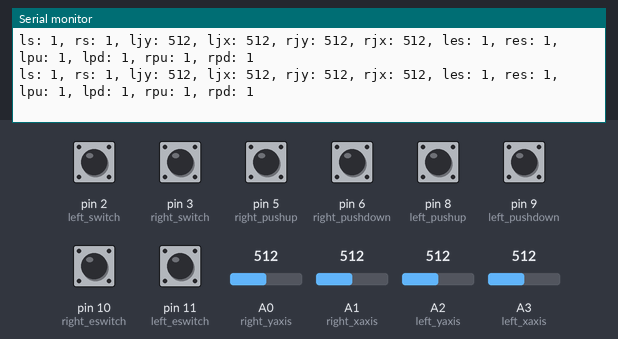
A sketch run on a simulated Arduino Uno, built with avr-gcc and run on an emulated ATmega328P. On the bench: the last lines printed to the serial monitor. The inputs (shaded band) are chosen by the test bench; at power-on: pin 2 (left_switch), pin 3 (right_switch), pin 5 (right_pushup), pin 6 (right_pushdown), pin 8 (left_pushup), pin 9 (left_pushdown), pin 10 (right_eswitch), pin 11 (left_eswitch) HIGH, A0 (right_yaxis) = 512, A1 (right_xaxis) = 512, A2 (left_yaxis) = 512, A3 (left_xaxis) = 512.

Above: at 1.2 s.
1.3 s: A0 (right_yaxis) set to 109
At 1.38 s:
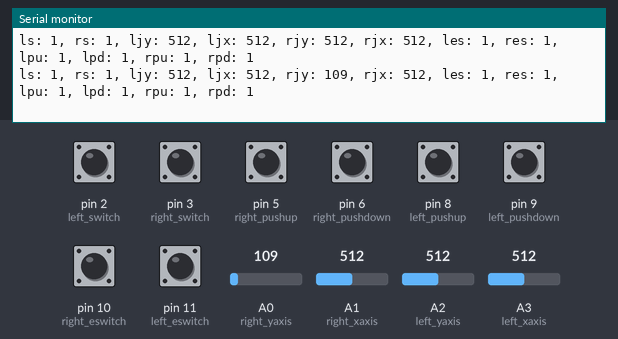
4.3 s: A0 (right_yaxis) set to 91
At 4.35 s:
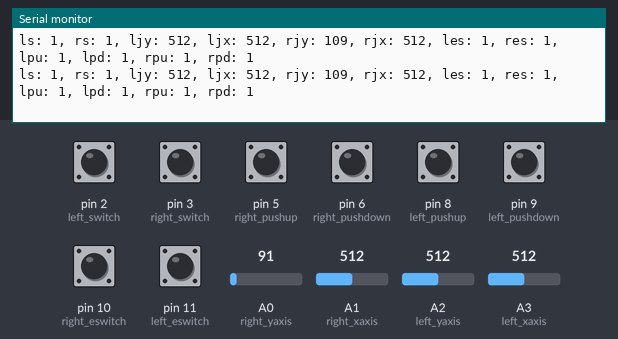
7.3 s: A1 (right_xaxis) set to 109
At 7.4 s:
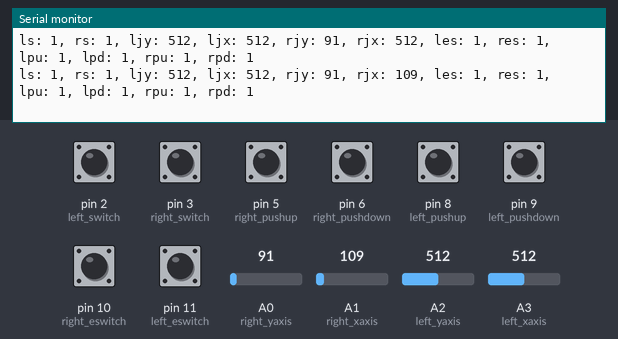
10.3 s: A1 (right_xaxis) set to 89
At 10.34 s:
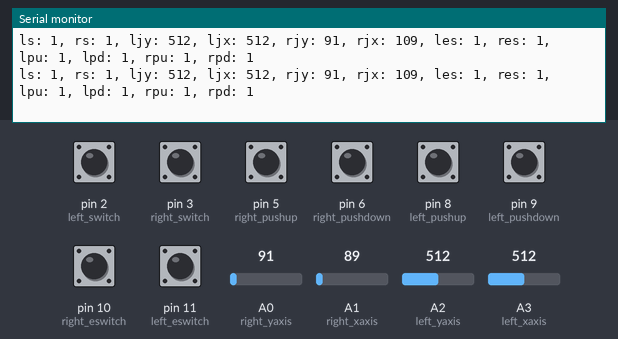
13.3 s: A2 (left_yaxis) set to 106
At 13.36 s:
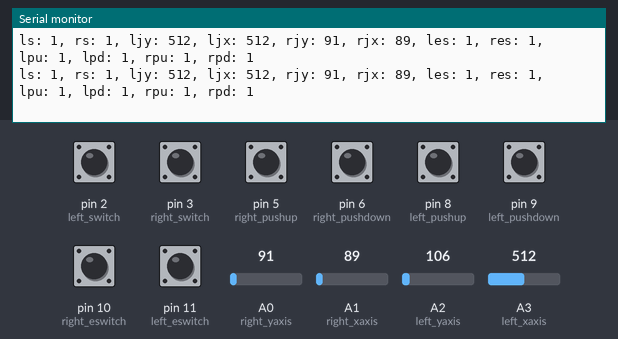
16.3 s: A2 (left_yaxis) set to 89
At 16.37 s:
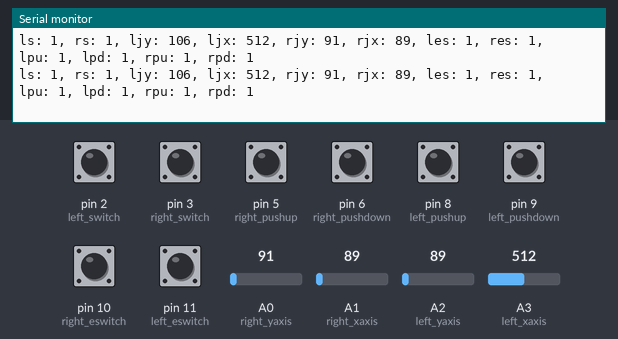
Timing chart, 0 to 19.3 s (numbered marks = the images above; inputs shaded):
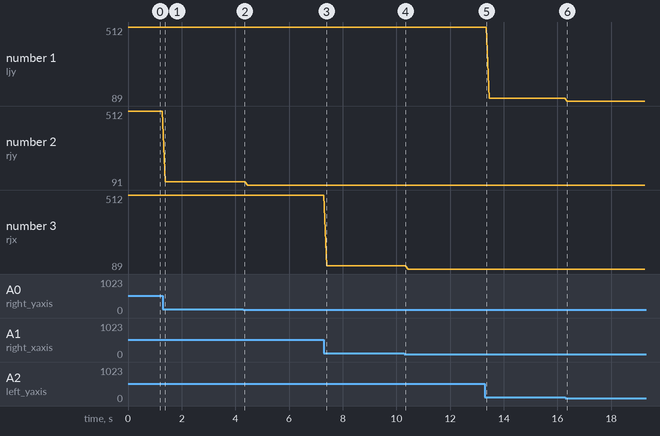

Measured:
- after the input at 1.3 s, the serial monitor: prints a new line after 0.08 s (image 1)
- after the input at 7.3 s, the serial monitor: prints a new line after 0.10 s (image 3)
- plotted number 1: 512 → 106 after the input at 13.3 s
- plotted number 2: 512 → 109 after the input at 1.3 s, 109 → 91 after the input at 4.3 s
- plotted number 3: 109 → 89 after the input at 10.3 s

The sketch:

Nicholas_controller2.ino
```cpp
int left_switch = 2;
int right_switch = 3;
int left_yaxis = A2;
int left_xaxis = A3;
int right_yaxis = A0;
int right_xaxis = A1;

int left_switch_value = 0;
int right_switch_value = 0;
int left_yaxis_value = 0;
int left_xaxis_value = 0;
int right_yaxis_value = 0;
int right_xaxis_value = 0;

int right_pushup = 5;
int right_pushdown = 6;
int left_pushup = 8;
int left_pushdown = 9;
int right_eswitch = 10;
int left_eswitch = 11;

int right_pushup_value = 0;
int right_pushdown_value = 0;
int left_pushup_value = 0;
int left_pushdown_value = 0;
int right_eswitch_value = 0;
int left_eswitch_value = 0;


void setup() {
  // put your setup code here, to run once:
pinMode(left_switch, INPUT_PULLUP);
pinMode(right_switch, INPUT_PULLUP);
pinMode(left_yaxis, INPUT);
pinMode(left_xaxis, INPUT);
pinMode(right_yaxis, INPUT);
pinMode(right_xaxis, INPUT);
pinMode(right_pushup, INPUT_PULLUP);
pinMode(right_pushdown, INPUT_PULLUP);
pinMode(left_pushup, INPUT_PULLUP);
pinMode(left_pushdown, INPUT_PULLUP);
pinMode(right_eswitch, INPUT_PULLUP);
pinMode(left_eswitch, INPUT_PULLUP);
Serial.begin(9600);
}

void loop() {
  // put your main code here, to run repeatedly:
left_switch_value = digitalRead(left_switch);
right_switch_value = digitalRead(right_switch);
left_yaxis_value = analogRead(left_yaxis); //up = 0
left_xaxis_value = analogRead(left_xaxis); //left = 1023
right_yaxis_value = analogRead(right_yaxis); //up = 0
right_xaxis_value = analogRead(right_xaxis); //right = 1023
right_pushup_value = digitalRead(right_pushup);
right_pushdown_value = digitalRead(right_pushdown);
left_pushup_value = digitalRead(left_pushup);
left_pushdown_value = digitalRead(left_pushdown);
right_eswitch_value = digitalRead(right_eswitch);
left_eswitch_value = digitalRead(left_eswitch);
Serial.print("ls: ");
Serial.print(left_switch_value);
Serial.print(", rs: ");
Serial.print(right_switch_value);
Serial.print(", ljy: ");
Serial.print(left_yaxis_value);
Serial.print(", ljx: ");
Serial.print(left_xaxis_value);
Serial.print(", rjy: ");
Serial.print(right_yaxis_value);
Serial.print(", rjx: ");
Serial.print(right_xaxis_value);
Serial.print(", les: ");
Serial.print(left_eswitch_value);
Serial.print(", res: ");
Serial.print(right_eswitch_value);
Serial.print(", lpu: ");
Serial.print(left_pushup_value);
Serial.print(", lpd: ");
Serial.print(left_pushdown_value);
Serial.print(", rpu: ");
Serial.print(right_pushup_value);
Serial.print(", rpd: ");
Serial.println(right_pushdown_value);
}
```
